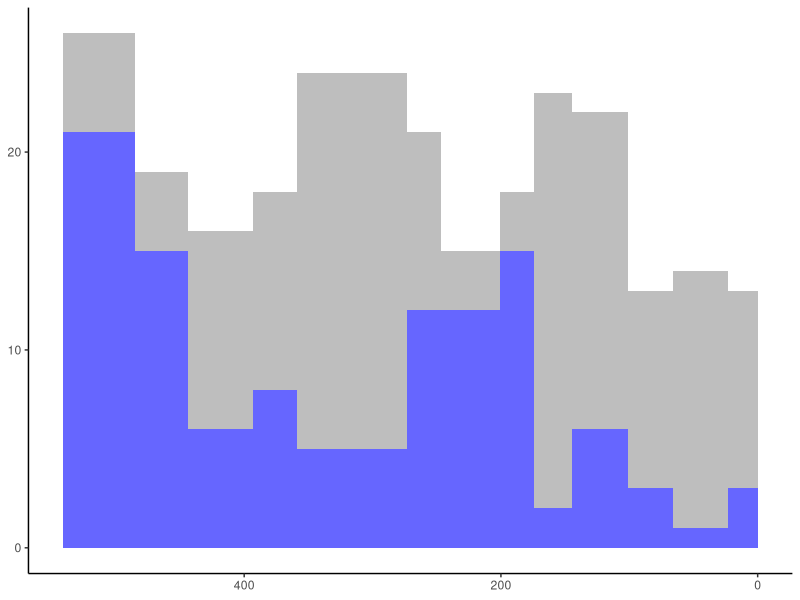
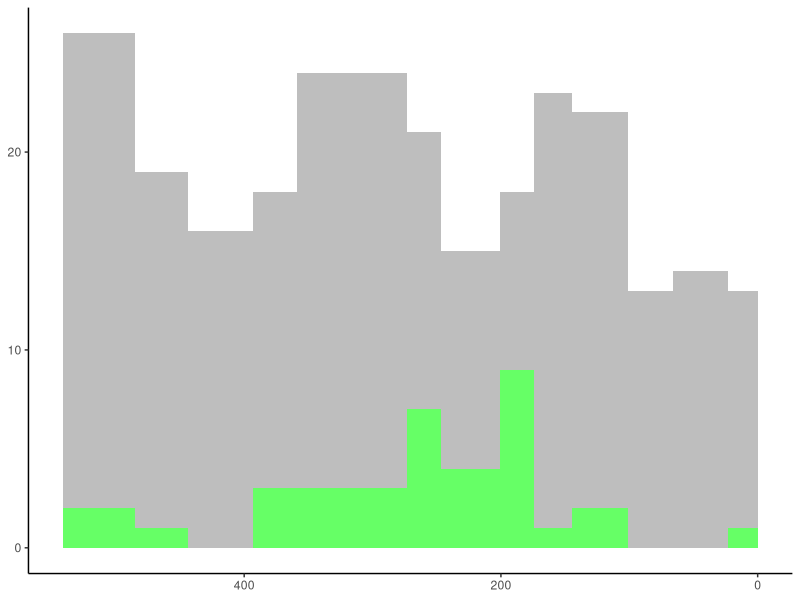
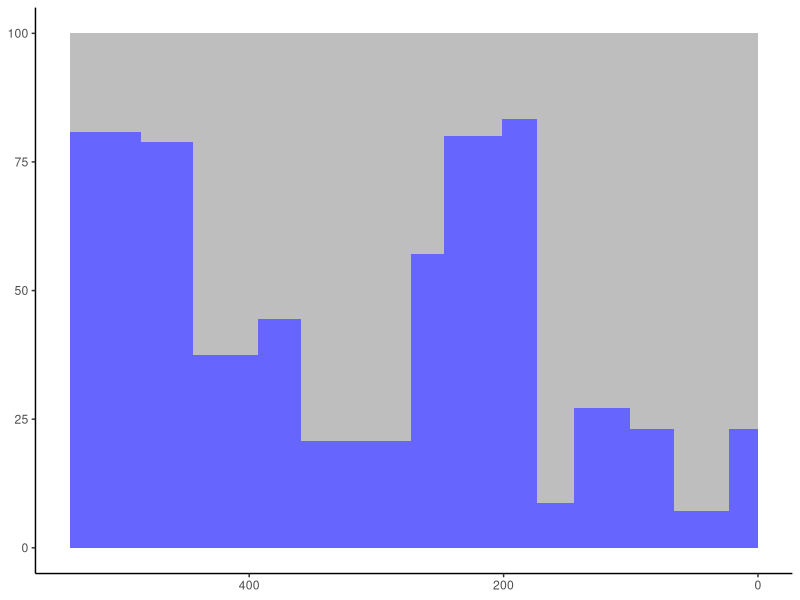
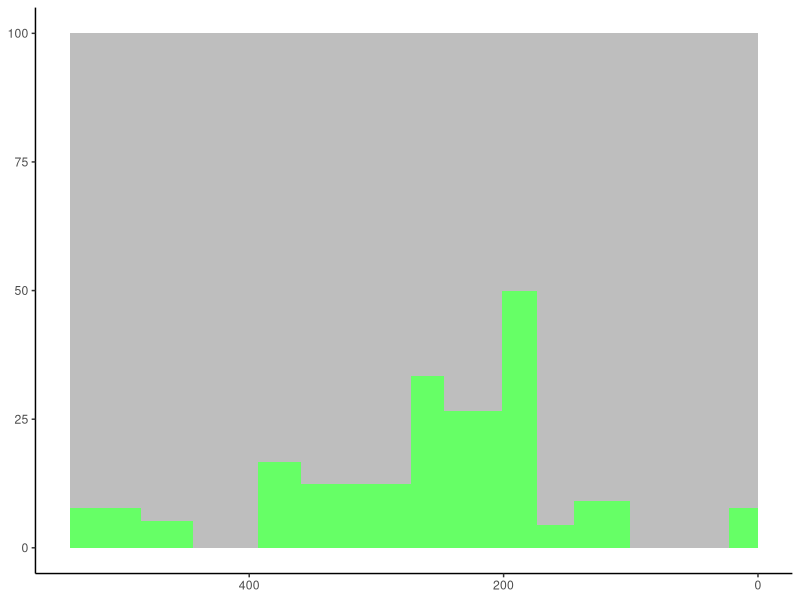

Write R code to recreate these figures, in order.
################# Barplots for tepee and pisoid data ########################### 

  ## This script plots total counts (Fig. 4a,b) and normalized counts 
  ## (Fig. 5a,b) for both tepees and pisoids

###################### Load data and specify databases #########################

  ## Loads input file with data for all time slices. Default is based on 
  ## Ridgwell (2005).

  ## Clear any variables from the global environment.

  remove(list= ls())

  ## Optional: Set the working directory. The working directory must include 
  ## the input file(s) (with headers) saved as a .csv file. 

  #setwd("............")
  
  ## Load libraries. All of these must be installed to run the code. 

  library(plyr)
  library(ggplot2)
  library(scales)  # for percentage scales

  ## Load data from the CSV file

  data <- read.csv("database_entries.csv")

  get_bins <-aggregate(data, list(bin = data$bin), FUN = mean)

  summary <- ddply(data, .(bin), summarize, 
                 P_yes = sum(Pisoids == 'Yes'),
                 P_no  = sum(Pisoids == 'No'),
                 T_yes = sum(Tepees  == 'Yes'),
                 T_no  = sum(Tepees  == 'No'))


  T_yes <- data.frame(summary$bin, summary$T_yes)
  summary$all <- summary$P_yes + summary$P_no
  summary$P_norm <- 100*summary$P_yes/summary$all
  summary$T_norm <- 100*summary$T_yes/summary$all

  to_plot <- data.frame(summary, get_bins$Lower, get_bins$Upper,
                      get_bins$Center, get_bins$Range)

################ Collect and plot data #####################################

  ## Raw counts for tepees (Fig. 4a)

  ggplot(to_plot, aes(ymin = 0)) +
  
  geom_rect(aes(xmin = get_bins.Upper, xmax = get_bins.Lower, ymax = T_yes),
                fill = 'blue', alpha = .6) + 
  geom_rect(aes(xmin = get_bins.Upper, xmax = get_bins.Lower, 
                ymin = T_yes, ymax = all),
                fill = 'grey') +
    
  scale_x_reverse() +
  theme_classic() 

  ## Raw counts for pisoids (Fig. 4b)

  ggplot(to_plot, aes(ymin = 0)) +
  geom_rect(aes(xmin = get_bins.Upper, xmax = get_bins.Lower, ymax = P_yes),
            fill = 'green', alpha = .6) + 
  geom_rect(aes(xmin = get_bins.Upper, xmax = get_bins.Lower, 
                ymin = P_yes, ymax = all),
            fill = 'grey') +
  scale_x_reverse() +
  theme_classic() 

  ## Normalized tepees (Fig. 5a)

  ggplot(to_plot, aes(ymin = 0)) +
    
  geom_rect(aes(xmin = get_bins.Upper, xmax = get_bins.Lower, ymax = T_norm),
          fill = 'blue', alpha = .6) + 
  geom_rect(aes(xmin = get_bins.Upper, xmax = get_bins.Lower, 
                ymin = T_norm, ymax = 100),
            fill = 'grey') +
  scale_x_reverse() +
  theme_classic() 

  ## Normalized pisoids (Fig. 5b)

  ggplot(to_plot, aes(ymin = 0)) +
  geom_rect(aes(xmin = get_bins.Upper, xmax = get_bins.Lower, ymax = P_norm),
            fill = 'green', alpha = .6) + 
  geom_rect(aes(xmin = get_bins.Upper, xmax = get_bins.Lower, 
                ymin = P_norm, ymax = 100),
            fill = 'grey') +
  scale_x_reverse() +
  theme_classic() 
